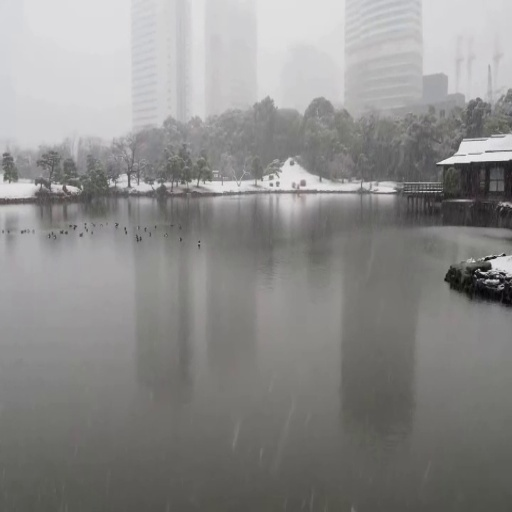
#> input picture dataset/img2.jpg, 512 x 512 px
$ python stitching4.py
#> lines starting #> are read from the running program, lines starting #| are printed output that depends on the picture; after the words box and inside, x2 and y2 are one past the last pixel; in counts of white or black regions, pixels touching at a corner belong together
import cv2
import numpy as np
import matplotlib.pyplot as plt

# Load images
img1 = cv2.imread("dataset/img2.jpg")   # left image
#> img1 is the input picture: shape (512, 512, 3); mean B, G, R 138.5, 139.8, 140.4
img2 = cv2.imread("dataset/img1.jpg")   # right image
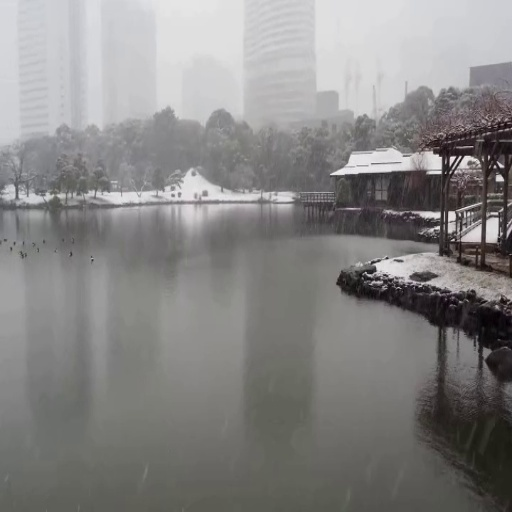
#> input picture dataset/img1.jpg, 512 x 512 px
#> img2 is the input picture: shape (512, 512, 3); mean B, G, R 132.8, 133.6, 134.7

# Convert to grayscale
gray1 = cv2.cvtColor(img1, cv2.COLOR_BGR2GRAY)
gray2 = cv2.cvtColor(img2, cv2.COLOR_BGR2GRAY)

# Create SIFT detector
sift = cv2.SIFT_create()

# Detect keypoints and descriptors
kp1, des1 = sift.detectAndCompute(gray1, None)
#> kp1 = 455 keypoints; strongest (x, y, size): (483, 273, 2.1), (504, 255, 1.8), (487, 259, 2.3), (472, 151, 18.2)
kp2, des2 = sift.detectAndCompute(gray2, None)
#> kp2 = 752 keypoints; strongest (x, y, size): (499, 178, 4.9), (452, 158, 3.4), (438, 228, 2.7), (452, 215, 5.5)

print("Image1 Keypoints:", len(kp1))
#| Image1 Keypoints: 455
print("Image2 Keypoints:", len(kp2))
#| Image2 Keypoints: 752

# ------------------------------
# BF MATCHER + KNN
# ------------------------------

bf = cv2.BFMatcher()
matches = bf.knnMatch(des1, des2, k=2)
#> matches = 455 matches

# ------------------------------
# RATIO TEST
# ------------------------------

good_matches = []

for m, n in matches:
    if m.distance < 0.8 * n.distance:
        good_matches.append(m)
#> after the loop, good_matches = 189 matches

print("Total Matches:", len(matches))
#| Total Matches: 455
print("Good Matches after ratio test:", len(good_matches))
#| Good Matches after ratio test: 189

# ------------------------------
# DRAW MATCHES
# ------------------------------

matched_img = cv2.drawMatches(
    img1, kp1,
    img2, kp2,
    good_matches,
    None,
    flags=cv2.DrawMatchesFlags_NOT_DRAW_SINGLE_POINTS
)
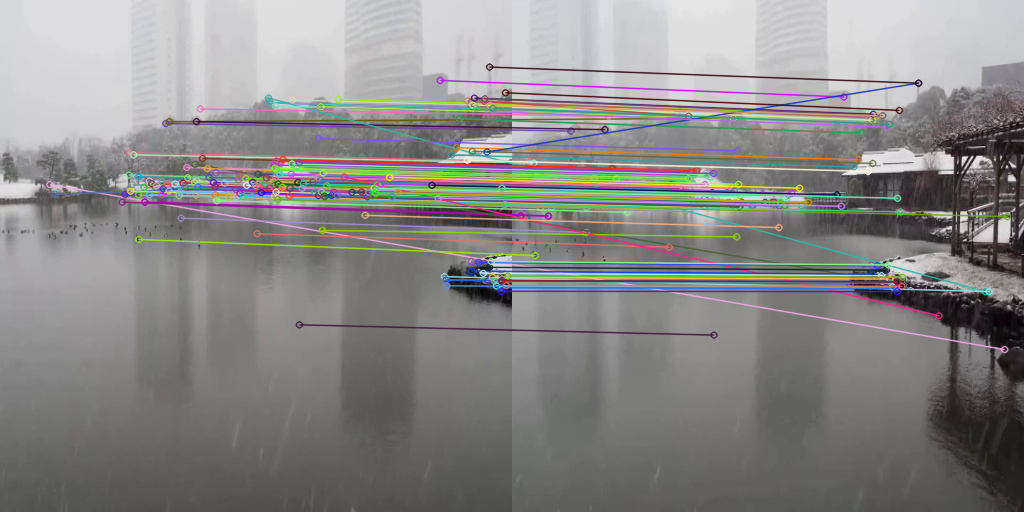
#> matched_img: shape (512, 1024, 3); mean B, G, R 134.7, 136.3, 137.3

plt.figure(figsize=(15,7))
plt.title("Feature Matching")
plt.imshow(cv2.cvtColor(matched_img, cv2.COLOR_BGR2RGB))
plt.axis("off")
plt.show()


# -----------------------------------
# HOMOGRAPHY + RANSAC
# -----------------------------------

if len(good_matches) > 10:

    src_pts = np.float32(
        [kp1[m.queryIdx].pt for m in good_matches]
    ).reshape(-1,1,2)
#> src_pts = 189 rows, first 8: [49.32, 184.1], [54.48, 193.8], [121.7, 201.8], [124.6, 194], [128.4, 174.5], [129.1, 152], [130.2, 190.6], [131.6, 184.2]

    dst_pts = np.float32(
        [kp2[m.trainIdx].pt for m in good_matches]
    ).reshape(-1,1,2)
#> dst_pts = 189 rows, first 8: [492.2, 349.1], [184, 170], [8.23, 215.3], [11.98, 206.4], [15.92, 185.1], [16.89, 161.3], [17.87, 202.9], [20, 196]

    H, mask = cv2.findHomography(src_pts, dst_pts, cv2.RANSAC, 5.0)
#> H = [[1.28, 0.00797, -148.4], [0.103, 1.17, -18.49], [0.000563, 6.22e-06, 1]]; mask = 189 values, max 1 at index 2, min 0 at index 0, mean 0.905

    inliers = np.sum(mask)
#> inliers = 171

    print("Matches after RANSAC (inliers):", inliers)
#| Matches after RANSAC (inliers): 171
    print("Outliers removed:", len(good_matches) - inliers)
#| Outliers removed: 18.0

    print("Homography Matrix:\n", H)
#| Homography Matrix:
#|  [[ 1.27768838e+00  7.96975181e-03 -1.48448529e+02]
#|  [ 1.03040387e-01  1.17012618e+00 -1.84910251e+01]
#|  [ 5.62783038e-04  6.21534264e-06  1.00000000e+00]]

    # ------------------------------
    # DRAW RANSAC INLIERS
    # ------------------------------

    inlier_matches = [good_matches[i] for i in range(len(mask)) if mask[i]]
#> inlier_matches = 171 matches

    inlier_img = cv2.drawMatches(
        img1, kp1,
        img2, kp2,
        inlier_matches,
        None,
        flags=cv2.DrawMatchesFlags_NOT_DRAW_SINGLE_POINTS
    )
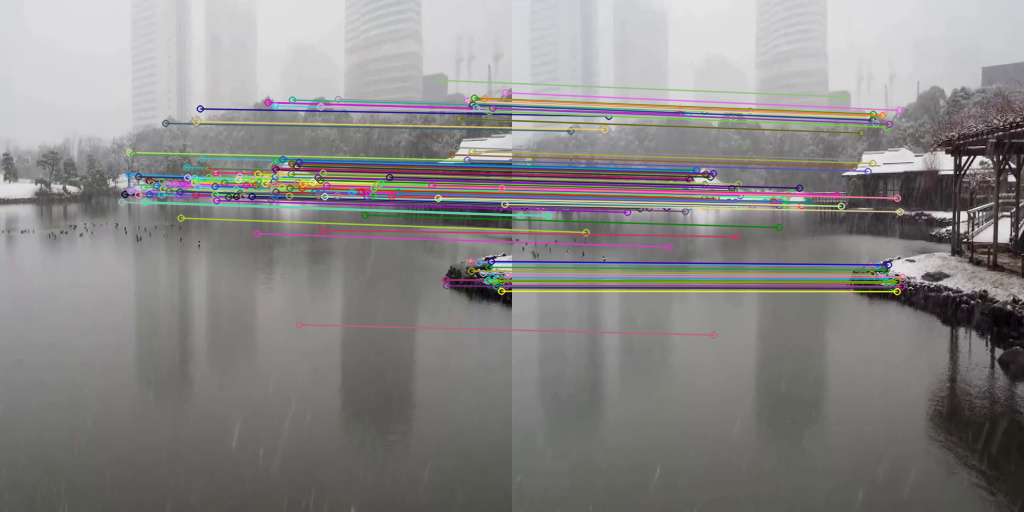
#> inlier_img: shape (512, 1024, 3); mean B, G, R 133.9, 135.1, 136.7

    plt.figure(figsize=(15,7))
    plt.title("Matches After RANSAC (Inliers)")
    plt.imshow(cv2.cvtColor(inlier_img, cv2.COLOR_BGR2RGB))
    plt.axis("off")
    plt.show()


    # -----------------------------------
    # WARP IMAGE (Panorama bounds)
    # -----------------------------------

    h1, w1 = img1.shape[:2]
#> h1 = 512; w1 = 512
    h2, w2 = img2.shape[:2]
#> h2 = 512; w2 = 512

    corners_img1 = np.float32([[0,0],[0,h1],[w1,h1],[w1,0]]).reshape(-1,1,2)
#> corners_img1 = [[0, 0], [0, 512], [512, 512], [512, 0]]
    corners_img2 = np.float32([[0,0],[0,h2],[w2,h2],[w2,0]]).reshape(-1,1,2)
#> corners_img2 = [[0, 0], [0, 512], [512, 512], [512, 0]]

    warped_corners_img1 = cv2.perspectiveTransform(corners_img1, H)
#> warped_corners_img1 = [[-148.4, -18.49], [-143.9, 578.8], [394.8, 490.5], [392.6, 26.6]]

    all_corners = np.concatenate((warped_corners_img1, corners_img2), axis=0)
#> all_corners = [[-148.4, -18.49], [-143.9, 578.8], [394.8, 490.5], [392.6, 26.6], [0, 0], [0, 512], [512, 512], [512, 0]]

    [xmin, ymin] = np.int32(all_corners.min(axis=0).ravel())
#> xmin = -148; ymin = -18
    [xmax, ymax] = np.int32(all_corners.max(axis=0).ravel())
#> xmax = 512; ymax = 578

    translation = [-xmin, -ymin]
#> translation = [148, 18]

    T = np.array([
        [1,0,translation[0]],
        [0,1,translation[1]],
        [0,0,1]
    ])
#> T = [[1, 0, 148], [0, 1, 18], [0, 0, 1]]

    # Warp image
    warped_img1 = cv2.warpPerspective(img1, T @ H, (xmax-xmin, ymax-ymin))

    # Place image2
    result = warped_img1.copy()
    result[
        translation[1]:h2+translation[1],
        translation[0]:w2+translation[0]
    ] = img2
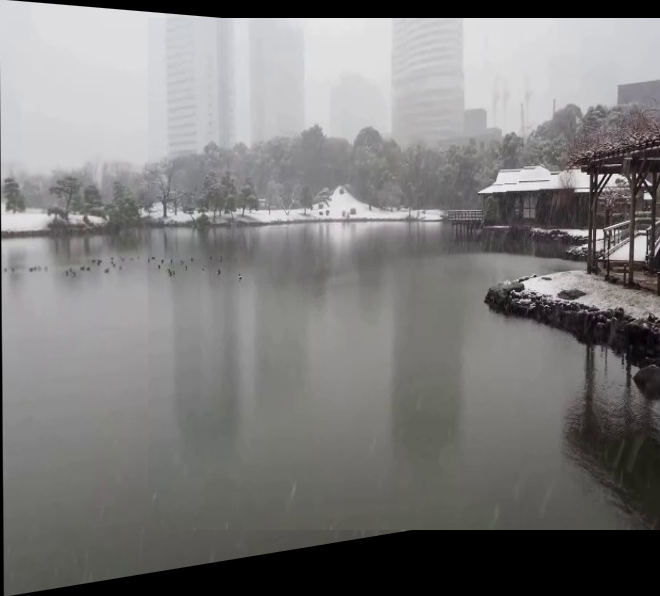
#> result: shape (596, 660, 3); mean B, G, R 123.2, 123.8, 124.7

    plt.figure(figsize=(12,6))
    plt.title("Stitched Image (Before Blending)")
    plt.imshow(cv2.cvtColor(result, cv2.COLOR_BGR2RGB))
    plt.axis("off")
    plt.show()


    # -----------------------------------
    # ALPHA BLENDING (Overlap only)
    # -----------------------------------

    blended = warped_img1.copy()

    overlap_mask = (warped_img1 > 0) & (result > 0)
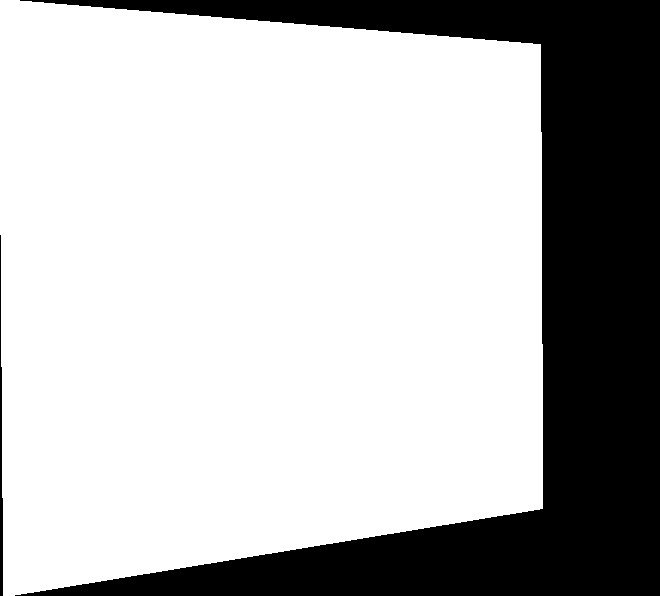
#> overlap_mask: shape (596, 660, 3) bool; 73.1% white; 2 black regions, box (x1, y1, x2, y2) and area: (15, 0, 660, 596) 104945, (0, 235, 3, 596) 688

    blended[overlap_mask] = (
        0.5 * warped_img1[overlap_mask] +
        0.5 * result[overlap_mask]
    )

    blended = blended.astype(np.uint8)


    # -----------------------------------
    # CROP BLACK BORDERS (Safe version)
    # -----------------------------------

    gray = cv2.cvtColor(result, cv2.COLOR_BGR2GRAY)

    _, thresh = cv2.threshold(gray,1,255,cv2.THRESH_BINARY)
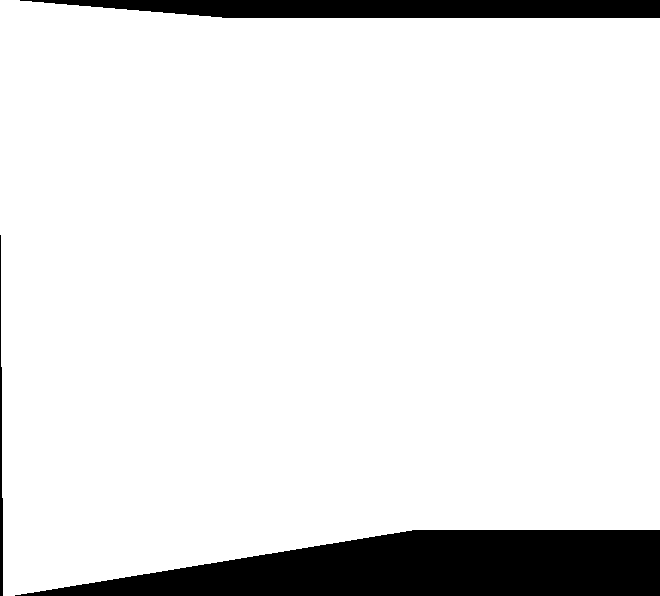
#> thresh: shape (596, 660); 89.9% white; 3 black regions, box (x1, y1, x2, y2) and area: (15, 530, 660, 596) 29463, (20, 0, 660, 18) 9700, (0, 235, 3, 596) 688

    coords = cv2.findNonZero(thresh)
#> coords = contour of 353509 points, box (x1, y1, x2, y2) (0, 0, 660, 596), area 172972

    x,y,w,h = cv2.boundingRect(coords)
#> x = 0; y = 0; w = 660; h = 596

    cropped = blended[y:y+h, x:x+w]


    # -----------------------------------
    # SHOW BEFORE vs AFTER
    # -----------------------------------

    fig, ax = plt.subplots(1,2, figsize=(12,5))

    ax[0].imshow(cv2.cvtColor(result, cv2.COLOR_BGR2RGB))
    ax[0].set_title("Before Alpha Blending")
    ax[0].axis("off")

    ax[1].imshow(cv2.cvtColor(cropped, cv2.COLOR_BGR2RGB))
    ax[1].set_title("Final Panorama (Blended + Cropped)")
    ax[1].axis("off")

    plt.show()
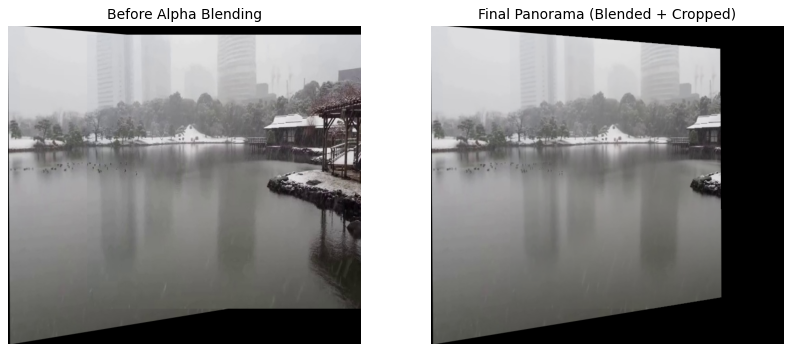
#> figure drawn by matplotlib, 2 panels


else:
    print("Not enough matches found!")
